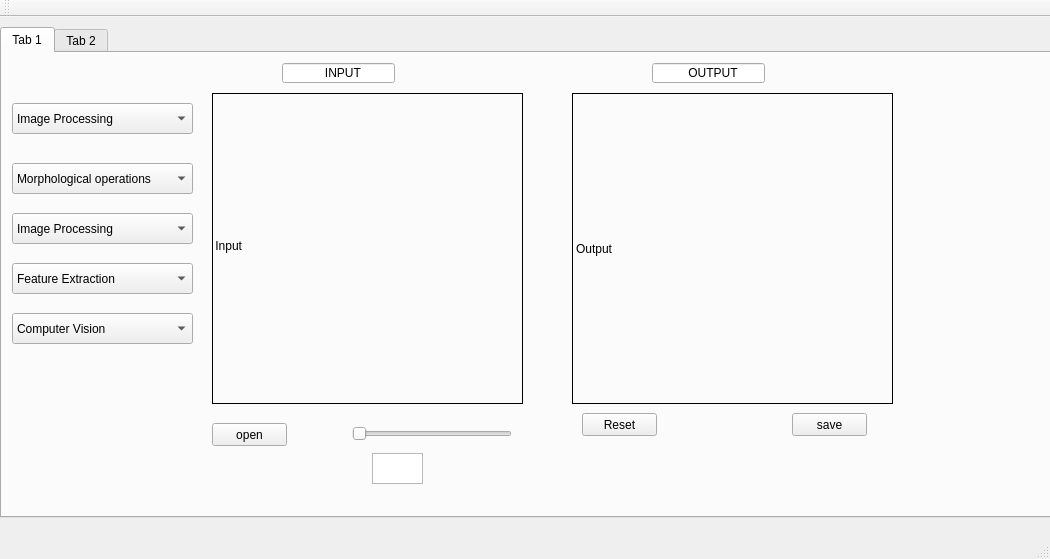
<?xml version="1.0" encoding="UTF-8"?>
<ui version="4.0">
 <class>MainWindow</class>
 <widget class="QMainWindow" name="MainWindow">
  <property name="geometry">
   <rect>
    <x>0</x>
    <y>0</y>
    <width>1050</width>
    <height>559</height>
   </rect>
  </property>
  <property name="windowTitle">
   <string>MainWindow</string>
  </property>
  <widget class="QWidget" name="centralWidget">
   <widget class="QTabWidget" name="tabWidget">
    <property name="geometry">
     <rect>
      <x>0</x>
      <y>10</y>
      <width>1071</width>
      <height>491</height>
     </rect>
    </property>
    <property name="currentIndex">
     <number>0</number>
    </property>
    <widget class="QWidget" name="tab">
     <attribute name="title">
      <string>Tab 1</string>
     </attribute>
     <widget class="QWidget" name="widget" native="true">
      <property name="geometry">
       <rect>
        <x>210</x>
        <y>40</y>
        <width>311</width>
        <height>311</height>
       </rect>
      </property>
      <property name="styleSheet">
       <string notr="true">border: 1px solid black</string>
      </property>
      <widget class="QLabel" name="label">
       <property name="geometry">
        <rect>
         <x>-4</x>
         <y>-8</y>
         <width>321</width>
         <height>321</height>
        </rect>
       </property>
       <property name="text">
        <string> Input</string>
       </property>
       <property name="scaledContents">
        <bool>true</bool>
       </property>
      </widget>
     </widget>
     <widget class="QWidget" name="widget_2" native="true">
      <property name="geometry">
       <rect>
        <x>570</x>
        <y>40</y>
        <width>321</width>
        <height>311</height>
       </rect>
      </property>
      <property name="styleSheet">
       <string notr="true">border: 1px solid black</string>
      </property>
      <widget class="QLabel" name="label_2">
       <property name="geometry">
        <rect>
         <x>0</x>
         <y>0</y>
         <width>321</width>
         <height>311</height>
        </rect>
       </property>
       <property name="text">
        <string>Output</string>
       </property>
       <property name="scaledContents">
        <bool>true</bool>
       </property>
       <property name="alignment">
        <set>Qt::AlignLeading|Qt::AlignLeft|Qt::AlignVCenter</set>
       </property>
      </widget>
     </widget>
     <widget class="QPushButton" name="pushButton">
      <property name="geometry">
       <rect>
        <x>210</x>
        <y>370</y>
        <width>75</width>
        <height>23</height>
       </rect>
      </property>
      <property name="text">
       <string>open</string>
      </property>
     </widget>
     <widget class="QPushButton" name="pushButton_2">
      <property name="geometry">
       <rect>
        <x>790</x>
        <y>360</y>
        <width>75</width>
        <height>23</height>
       </rect>
      </property>
      <property name="text">
       <string>save</string>
      </property>
     </widget>
     <widget class="QComboBox" name="comboBox">
      <property name="geometry">
       <rect>
        <x>10</x>
        <y>50</y>
        <width>181</width>
        <height>31</height>
       </rect>
      </property>
      <item>
       <property name="text">
        <string>Image Processing</string>
       </property>
      </item>
      <item>
       <property name="text">
        <string>salt and pepper noise.</string>
       </property>
      </item>
      <item>
       <property name="text">
        <string>Logo</string>
       </property>
      </item>
      <item>
       <property name="text">
        <string>New Colour space</string>
       </property>
      </item>
      <item>
       <property name="text">
        <string>Histogram</string>
       </property>
      </item>
      <item>
       <property name="text">
        <string>Histogram Equalization</string>
       </property>
      </item>
      <item>
       <property name="text">
        <string>Blur</string>
       </property>
      </item>
     </widget>
     <widget class="QComboBox" name="comboBox_2">
      <property name="geometry">
       <rect>
        <x>10</x>
        <y>110</y>
        <width>181</width>
        <height>31</height>
       </rect>
      </property>
      <item>
       <property name="text">
        <string>Morphological operations</string>
       </property>
      </item>
      <item>
       <property name="text">
        <string>Erode</string>
       </property>
      </item>
      <item>
       <property name="text">
        <string>Dilute</string>
       </property>
      </item>
      <item>
       <property name="text">
        <string>Open</string>
       </property>
      </item>
      <item>
       <property name="text">
        <string>Close</string>
       </property>
      </item>
     </widget>
     <widget class="QComboBox" name="comboBox_3">
      <property name="geometry">
       <rect>
        <x>10</x>
        <y>160</y>
        <width>181</width>
        <height>31</height>
       </rect>
      </property>
      <item>
       <property name="text">
        <string>Image Processing</string>
       </property>
      </item>
      <item>
       <property name="text">
        <string>Sobel</string>
       </property>
      </item>
      <item>
       <property name="text">
        <string>Laplacian</string>
       </property>
      </item>
      <item>
       <property name="text">
        <string>Sharpen</string>
       </property>
      </item>
      <item>
       <property name="text">
        <string>Canny Edge Detection</string>
       </property>
      </item>
      <item>
       <property name="text">
        <string>Extracting Lines using Hough Transform.</string>
       </property>
      </item>
      <item>
       <property name="text">
        <string>Extracting Circles using Hough Transform.</string>
       </property>
      </item>
      <item>
       <property name="text">
        <string>Contours</string>
       </property>
      </item>
      <item>
       <property name="text">
        <string>Shape Descriptors</string>
       </property>
      </item>
      <item>
       <property name="text">
        <string>Haris Corner Detector</string>
       </property>
      </item>
     </widget>
     <widget class="QComboBox" name="comboBox_4">
      <property name="geometry">
       <rect>
        <x>10</x>
        <y>210</y>
        <width>181</width>
        <height>31</height>
       </rect>
      </property>
      <item>
       <property name="text">
        <string>Feature Extraction</string>
       </property>
      </item>
      <item>
       <property name="text">
        <string>FAST</string>
       </property>
      </item>
      <item>
       <property name="text">
        <string>SURF</string>
       </property>
      </item>
      <item>
       <property name="text">
        <string>SIFT</string>
       </property>
      </item>
      <item>
       <property name="text">
        <string>Camera Calibration</string>
       </property>
      </item>
      <item>
       <property name="text">
        <string>Matching</string>
       </property>
      </item>
     </widget>
     <widget class="QPushButton" name="pushButton_3">
      <property name="geometry">
       <rect>
        <x>580</x>
        <y>360</y>
        <width>75</width>
        <height>23</height>
       </rect>
      </property>
      <property name="text">
       <string>Reset</string>
      </property>
     </widget>
     <widget class="QComboBox" name="comboBox_5">
      <property name="geometry">
       <rect>
        <x>10</x>
        <y>260</y>
        <width>181</width>
        <height>31</height>
       </rect>
      </property>
      <item>
       <property name="text">
        <string>Computer Vision</string>
       </property>
      </item>
      <item>
       <property name="text">
        <string>7 Point</string>
       </property>
      </item>
      <item>
       <property name="text">
        <string>8 Point</string>
       </property>
      </item>
      <item>
       <property name="text">
        <string>RANSAC</string>
       </property>
      </item>
      <item>
       <property name="text">
        <string>Homography</string>
       </property>
      </item>
      <item>
       <property name="text">
        <string>Mosaic</string>
       </property>
      </item>
     </widget>
     <widget class="QLineEdit" name="lineEdit">
      <property name="geometry">
       <rect>
        <x>280</x>
        <y>10</y>
        <width>113</width>
        <height>20</height>
       </rect>
      </property>
      <property name="text">
       <string>            INPUT</string>
      </property>
     </widget>
     <widget class="QLineEdit" name="lineEdit_2">
      <property name="geometry">
       <rect>
        <x>650</x>
        <y>10</y>
        <width>113</width>
        <height>20</height>
       </rect>
      </property>
      <property name="text">
       <string>          OUTPUT</string>
      </property>
     </widget>
     <widget class="QSlider" name="horizontalSlider">
      <property name="geometry">
       <rect>
        <x>350</x>
        <y>370</y>
        <width>160</width>
        <height>22</height>
       </rect>
      </property>
      <property name="orientation">
       <enum>Qt::Horizontal</enum>
      </property>
     </widget>
     <widget class="QTextEdit" name="textEdit">
      <property name="geometry">
       <rect>
        <x>370</x>
        <y>400</y>
        <width>51</width>
        <height>31</height>
       </rect>
      </property>
     </widget>
    </widget>
    <widget class="QWidget" name="tab_2">
     <attribute name="title">
      <string>Tab 2</string>
     </attribute>
    </widget>
   </widget>
  </widget>
  <widget class="QMenuBar" name="menuBar">
   <property name="geometry">
    <rect>
     <x>0</x>
     <y>0</y>
     <width>1050</width>
     <height>21</height>
    </rect>
   </property>
  </widget>
  <widget class="QToolBar" name="mainToolBar">
   <attribute name="toolBarArea">
    <enum>TopToolBarArea</enum>
   </attribute>
   <attribute name="toolBarBreak">
    <bool>false</bool>
   </attribute>
  </widget>
  <widget class="QStatusBar" name="statusBar"/>
 </widget>
 <layoutdefault spacing="6" margin="11"/>
 <resources/>
 <connections/>
</ui>
